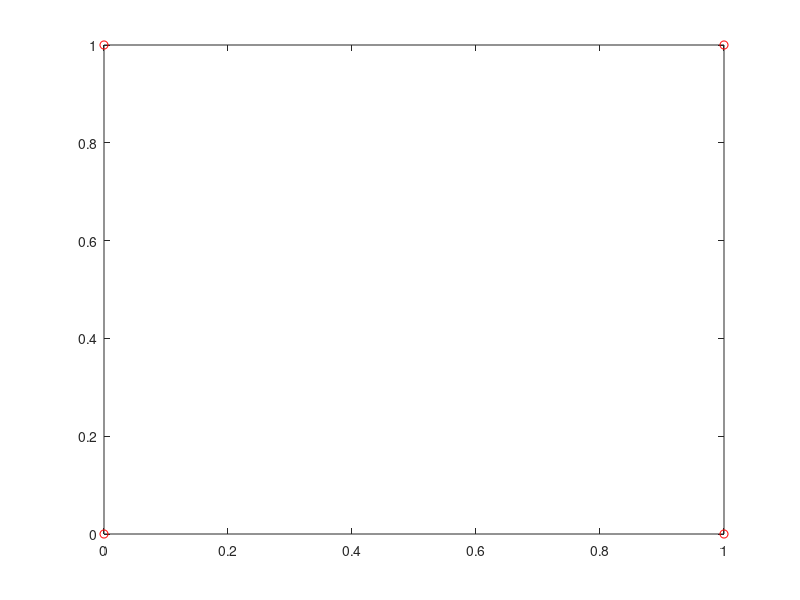

Write the MATLAB code that produced this figure. (Note: this script raises an error after producing the figure.)
% AND_OR_XOR.m - 2x1 NN with basic operations
% 
% This code implements a very simple perceptron with 2 input neurons (+
% bias) and an output neuron. Basic operations as And, Or and Xor will be
% used as examples to illustrate the functioning of a perceptron.
%
% You can do with this code whatever you want. The main purpose is help
% people learning about this. Also, there is no warranty of any kind.
%
% Juan Miguel Valverde Martinez
% http://laid.delanover.com
%
% @param inout: input to be treated.
% @param type: type of activation function (step or sigmoid).
% @return output: output.

clear;clc;
 
% AND
data = [0 0 0; 0 1 0; 1 0 0; 1 1 1];
% OR
%data = [0 0 0; 0 1 1; 1 0 1; 1 1 1];
% XOR (it will never converge)
%data = [0 0 0; 0 1 1; 1 0 1; 1 1 0];
 
 
% Input = bias + the rest without last row (targets)
input = [-1*ones(size(data,1),1),data(:,1:end-1)];
target = data(:,end);
 
%Learning rate
eta = 0.5;
% Amount of features
inputNeurons = size(data,2)-1;
% Amount of inputs for training (4 cases)
inputCases = size(data,1);
 
disp('First weights');
weights = rand(inputNeurons+1,1)';
disp(weights);
 
% Plot elements
plot(input(:,2),input(:,3),'ro')
hold on;
 
% Training until it has no errors. The counter can be used to establish a
% maximum and set "repeat" flag as 0.
repeat=1;
counter=1;
while repeat==1
    repeat=0;
    %fprintf('Counter: %i.\n',counter) 
    for j=1:inputCases
        y=activation(input(j,:)*weights','step');
        if target(j)~=y
           %fprintf('Target: %i, y: %i, j: %i\n',target(j),y,j);
           weights = weights + eta*(target(j)-y)*input(j,:);
           repeat=1;
        end
        
    end
    counter=counter+1;
    
end
disp('Final weights');
disp(weights);
 
% Ploting the mesh
for i=-0.5:0.05:1.5
   for j=-0.5:0.05:1.5
  % Change this if using +1 as bias
        res=activation(-weights(1)+weights(2)*i+weights(3)*j,'step');
        if res==1
            plot(i,j,'ro');
        else
            plot(i,j,'bx');
        end
   end 
end
 
x = -3:3;
% Decision boundary
% Change this if using +1 as bias
y = (-weights(2)*x+weights(1))/weights(3);
plot(x,y);
hold off;
